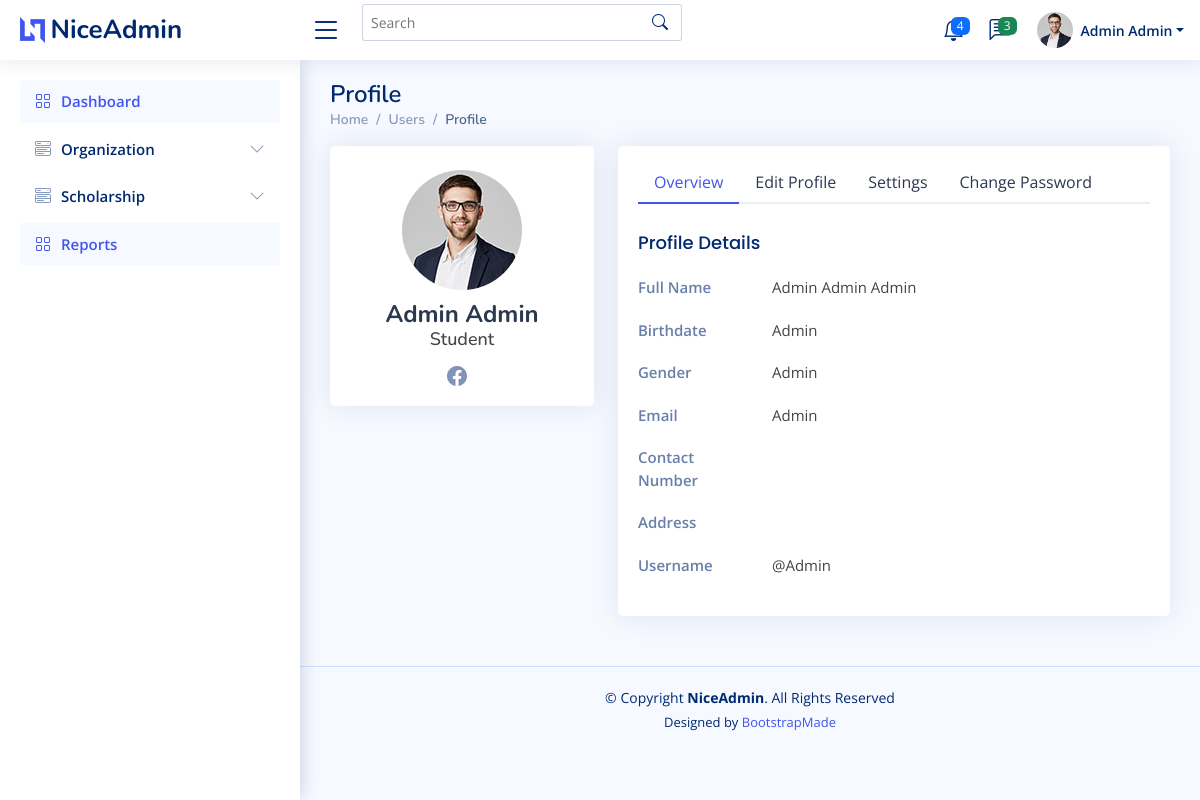
/users-profile.php (signed in), run on the app's committed database.
### tables this page shows
CREATE TABLE `tbl_users` (
  `userID` varchar(100) NOT NULL,
  `userinfoID` text NOT NULL,
  `userlvlID` int(11) NOT NULL,
  `status` int(11) NOT NULL
);

CREATE TABLE `tbl_userinformation` (
  `userinfoID` varchar(100) NOT NULL,
  `fname` text NOT NULL,
  `mname` text NOT NULL,
  `lname` text NOT NULL,
  `birthdate` text NOT NULL,
  `gender` text NOT NULL,
  `email` text NOT NULL,
  `contact` varchar(20) DEFAULT NULL,
  `address` varchar(100) DEFAULT NULL,
  `username` text NOT NULL,
  `password` text NOT NULL,
  `status` text NOT NULL
);

### users-profile.php (the view, shortened to what this page needs)
<?php
require 'conn.php';
$uid = $_SESSION['userID'];
$getdata = "SELECT * FROM `tbl_userinformation` INNER JOIN tbl_users ON tbl_userinformation.userinfoID = tbl_users.userinfoID WHERE tbl_users.userID = '$uid' ";
$getdataq = mysqli_query($conn, $getdata);
$rowdata = mysqli_fetch_array($getdataq);
?>
<html lang="en">
<head>
  <link href="assets/vendor/bootstrap/css/bootstrap.min.css" rel="stylesheet">
  <link href="assets/vendor/bootstrap-icons/bootstrap-icons.css" rel="stylesheet">
  <link href="assets/vendor/boxicons/css/boxicons.min.css" rel="stylesheet">
  <link href="assets/vendor/quill/quill.snow.css" rel="stylesheet">
  <link href="assets/vendor/quill/quill.bubble.css" rel="stylesheet">
  <link href="assets/vendor/remixicon/remixicon.css" rel="stylesheet">
  <link href="assets/vendor/simple-datatables/style.css" rel="stylesheet">
  <link href="assets/css/style.css" rel="stylesheet">
</head>
<body>
  <header id="header" class="header fixed-top d-flex align-items-center">
    <div class="d-flex align-items-center justify-content-between">
      <a href="index.html" class="logo d-flex align-items-center">
        <img src="assets/img/logo.png" alt="">
        <span class="d-none d-lg-block">NiceAdmin</span>
      </a>
      <i class="bi bi-list toggle-sidebar-btn"></i>
    </div>
    <div class="search-bar">
      <form class="search-form d-flex align-items-center" method="POST" action="#">
        <input type="text" name="query" placeholder="Search" title="Enter search keyword">
        <button type="submit" title="Search"><i class="bi bi-search"></i></button>
      </form>
    </div>
    <nav class="header-nav ms-auto">
      <ul class="d-flex align-items-center">
        <li class="nav-item dropdown">
          <a class="nav-link nav-icon" href="#" data-bs-toggle="dropdown">
            <span class="badge bg-primary badge-number">4</span>
          </a>
        </li>
        <li class="nav-item dropdown">
          <a class="nav-link nav-icon" href="#" data-bs-toggle="dropdown">
            <span class="badge bg-success badge-number">3</span>
          </a>
        </li>
        <li class="nav-item dropdown pe-3">
        <a class="nav-link nav-profile d-flex align-items-center pe-0" href="#" data-bs-toggle="dropdown">
            <img src="assets/img/profile-img.jpg" alt="Profile" class="rounded-circle">
            <span class="d-none d-md-block dropdown-toggle ps-2"><?php echo ucfirst($rowdata['fname']." ".$rowdata['lname']) ?></span>
          </a>
        </li>
      </ul>
    </nav>
  </header>
  <aside id="sidebar" class="sidebar">
    <ul class="sidebar-nav" id="sidebar-nav">
      <li class="nav-item">
        <a class="nav-link collapsed" href="index.html">
          <span>Dashboard</span>
        </a>
      </li>
      <?php
    if($_SESSION['userlvlID'] == "3"){
        include('include/sidebar.php');
    }else if($_SESSION['userlvlID'] == "1"){
        include('include/sidebar-admin.php');
    }
  ?>
      <li class="nav-item">
        <a class="nav-link collapsed" data-bs-target="#forms-nav" data-bs-toggle="collapse" href="#">
          <i class="bi bi-journal-text"></i><span>Forms</span><i class="bi bi-chevron-down ms-auto"></i>
        </a>
      </li>
      <li class="nav-item">
        <a class="nav-link collapsed" data-bs-target="#tables-nav" data-bs-toggle="collapse" href="#">
          <i class="bi bi-layout-text-window-reverse"></i><span>Tables</span><i class="bi bi-chevron-down ms-auto"></i>
        </a>
      </li>
      <li class="nav-item">
        <a class="nav-link collapsed" data-bs-target="#charts-nav" data-bs-toggle="collapse" href="#">
          <i class="bi bi-bar-chart"></i><span>Charts</span><i class="bi bi-chevron-down ms-auto"></i>
        </a>
      </li>
      <li class="nav-item">
        <a class="nav-link collapsed" data-bs-target="#icons-nav" data-bs-toggle="collapse" href="#">
          <i class="bi bi-gem"></i><span>Icons</span><i class="bi bi-chevron-down ms-auto"></i>
        </a>
      </li>
      <li class="nav-heading">Pages</li>
      <li class="nav-item">
        <a class="nav-link " href="users-profile.html">
          <span>Profile</span>
        </a>
      </li>
      <li class="nav-item">
        <a class="nav-link collapsed" href="pages-faq.html">
          <span>F.A.Q</span>
        </a>
      </li>
      <li class="nav-item">
        <a class="nav-link collapsed" href="pages-contact.html">
          <span>Contact</span>
        </a>
      </li>
      <li class="nav-item">
        <a class="nav-link collapsed" href="pages-register.html">
          <span>Register</span>
        </a>
      </li>
      <li class="nav-item">
        <a class="nav-link collapsed" href="pages-login.html">
          <span>Login</span>
        </a>
      </li>
      <li class="nav-item">
        <a class="nav-link collapsed" href="pages-error-404.html">
          <span>Error 404</span>
        </a>
      </li>
      <li class="nav-item">
        <a class="nav-link collapsed" href="pages-blank.html">
          <span>Blank</span>
        </a>
      </li>
    </ul>
  </aside>
  <main id="main" class="main">
    <div class="pagetitle">
      <h1>Profile</h1>
      <nav>
        <ol class="breadcrumb">
          <li class="breadcrumb-item"><a href="index.html">Home</a></li>
          <li class="breadcrumb-item">Users</li>
          <li class="breadcrumb-item active">Profile</li>
        </ol>
      </nav>
    </div>
    <section class="section profile">
      <div class="row">
        <div class="col-xl-4">
          <div class="card">
            <div class="card-body profile-card pt-4 d-flex flex-column align-items-center">
              <img src="assets/img/profile-img.jpg" alt="Profile" class="rounded-circle">
              <h2><?php echo ucfirst($rowdata['fname']." ".$rowdata['lname']) ?></h2>
              <h3>Student</h3>
              <div class="social-links mt-2">
                <a href="#" class="facebook"><i class="bi bi-facebook"></i></a>
              </div>
            </div>
          </div>
        </div>
        <div class="col-xl-8">
          <div class="card">
            <div class="card-body pt-3">
              <ul class="nav nav-tabs nav-tabs-bordered">
                <li class="nav-item">
                  <button class="nav-link active" data-bs-toggle="tab" data-bs-target="#profile-overview">Overview</button>
                </li>
                <li class="nav-item">
                  <button class="nav-link" data-bs-toggle="tab" data-bs-target="#profile-edit">Edit Profile</button>
                </li>
                <li class="nav-item">
                  <button class="nav-link" data-bs-toggle="tab" data-bs-target="#profile-settings">Settings</button>
                </li>
                <li class="nav-item">
                  <button class="nav-link" data-bs-toggle="tab" data-bs-target="#profile-change-password">Change Password</button>
                </li>
              </ul>
              <div class="tab-content pt-2">
                <div class="tab-pane fade show active profile-overview" id="profile-overview">
                  <h5 class="card-title">Profile Details</h5>
                  <div class="row">
                    <div class="col-lg-3 col-md-4 label ">Full Name</div>
                    <div class="col-lg-9 col-md-8"><?php echo ucfirst($rowdata['fname']." ".$rowdata['mname']." ".$rowdata['lname']) ?></div>
                  </div>
                  <div class="row">
                    <div class="col-lg-3 col-md-4 label">Birthdate</div>
                    <div class="col-lg-9 col-md-8"><?php echo ucfirst($rowdata['birthdate']) ?></div>
                  </div>
                  <div class="row">
                    <div class="col-lg-3 col-md-4 label">Gender</div>
                    <div class="col-lg-9 col-md-8"><?php echo ucfirst($rowdata['gender']) ?></div>
                  </div>
                  <div class="row">
                    <div class="col-lg-3 col-md-4 label">Email</div>
                    <div class="col-lg-9 col-md-8"><?php echo $rowdata['email'] ?></div>
                  </div>
                  <div class="row">
                    <div class="col-lg-3 col-md-4 label">Contact Number</div>
                    <div class="col-lg-9 col-md-8"><?php echo ($rowdata['contact']) ?></div>
                  </div>
                  <div class="row">
                    <div class="col-lg-3 col-md-4 label">Address</div>
                    <div class="col-lg-9 col-md-8"><?php echo ucfirst($rowdata['address']) ?></div>
                  </div>
                  <div class="row">
                    <div class="col-lg-3 col-md-4 label">Username</div>
                    <div class="col-lg-9 col-md-8"><?php echo ucfirst("@".$rowdata['username']) ?></div>
                  </div>
                </div>
              </div>
            </div>
          </div>
        </div>
      </div>
    </section>
  </main>
  <footer id="footer" class="footer">
    <div class="copyright">
      &copy; Copyright <strong><span>NiceAdmin</span></strong>. All Rights Reserved
    </div>
    <div class="credits">
      Designed by <a href="https://bootstrapmade.com/">BootstrapMade</a>
    </div>
  </footer>
</body>
</html>

### assets/css/style.css (style rules this page uses)
:root { scroll-behavior: smooth; }
body { font-family: "Open Sans", sans-serif; background: #f6f9ff; color: #444444; }
a { color: #4154f1; text-decoration: none; }
h1, h2, h3, h4, h5, h6 { font-family: "Nunito", sans-serif; }
#main { margin-top: 60px; padding: 20px 30px; transition: all 0.3s; }
.pagetitle { margin-bottom: 10px; }
.pagetitle h1 { font-size: 24px; margin-bottom: 0; font-weight: 600; color: #012970; }
.card { margin-bottom: 30px; border: none; border-radius: 5px; box-shadow: 0px 0 30px rgba(1, 41, 112, 0.1); }
.card-title { padding: 20px 0 15px 0; font-size: 18px; font-weight: 500; color: #012970; font-family: "Poppins", sans-serif; }
.card-body { padding: 0 20px 20px 20px; }
.breadcrumb { font-size: 14px; font-family: "Nunito", sans-serif; color: #899bbd; font-weight: 600; }
.breadcrumb a { color: #899bbd; transition: 0.3s; }
.breadcrumb .breadcrumb-item::before { color: #899bbd; }
.breadcrumb .active { color: #51678f; font-weight: 600; }
.nav-tabs-bordered { border-bottom: 2px solid #ebeef4; }
.nav-tabs-bordered .nav-link { margin-bottom: -2px; border: none; color: #2c384e; }
.nav-tabs-bordered .nav-link.active { background-color: #fff; color: #4154f1; border-bottom: 2px solid #4154f1; }
.logo { line-height: 1; }
@media (min-width: 1200px) { .logo { width: 280px; } }
.logo img { max-height: 26px; margin-right: 6px; }
.logo span { font-size: 26px; font-weight: 700; color: #012970; font-family: "Nunito", sans-serif; }
.header { transition: all 0.5s; z-index: 997; height: 60px; box-shadow: 0px 2px 20px rgba(1, 41, 112, 0.1); background-color: #fff; padding-left: 20px; }
.header .toggle-sidebar-btn { font-size: 32px; padding-left: 10px; cursor: pointer; color: #012970; }
.header .search-bar { min-width: 360px; padding: 0 20px; }
.header .search-form { width: 100%; }
.header .search-form input { border: 0; font-size: 14px; color: #012970; border: 1px solid rgba(1, 41, 112, 0.2); padding: 7px 38px 7px 8px; border-radius: 3px; transition: 0.3s; width: 100%; }
.header .search-form button { border: 0; padding: 0; margin-left: -30px; background: none; }
.header .search-form button i { color: #012970; }
.header-nav ul { list-style: none; }
.header-nav>ul { margin: 0; padding: 0; }
.header-nav .nav-icon { font-size: 22px; color: #012970; margin-right: 25px; position: relative; }
.header-nav .nav-profile { color: #012970; }
.header-nav .nav-profile img { max-height: 36px; }
.header-nav .nav-profile span { font-size: 14px; font-weight: 600; }
.header-nav .badge-number { position: absolute; inset: -2px -5px auto auto; font-weight: normal; font-size: 12px; padding: 3px 6px; }
.sidebar { position: fixed; top: 60px; left: 0; bottom: 0; width: 300px; z-index: 996; transition: all 0.3s; padding: 20px; overflow-y: auto; scrollbar-width: thin; scrollbar-color: #aab7cf transparent; box-shadow: 0px 0px 20px rgba(1, 41, 112, 0.1); background-color: #fff; }
@media (min-width: 1200px) { #main, #footer { margin-left: 300px; } }
.sidebar-nav { padding: 0; margin: 0; list-style: none; }
.sidebar-nav li { padding: 0; margin: 0; list-style: none; }
.sidebar-nav .nav-item { margin-bottom: 5px; }
.sidebar-nav .nav-heading { font-size: 11px; text-transform: uppercase; color: #899bbd; font-weight: 600; margin: 10px 0 5px 15px; }
.sidebar-nav .nav-link { display: flex; align-items: center; font-size: 15px; font-weight: 600; color: #4154f1; transition: 0.3; background: #f6f9ff; padding: 10px 15px; border-radius: 4px; }
.sidebar-nav .nav-link.collapsed { color: #012970; background: #fff; }
.profile .profile-card img { max-width: 120px; }
.profile .profile-card h2 { font-size: 24px; font-weight: 700; color: #2c384e; margin: 10px 0 0 0; }
.profile .profile-card h3 { font-size: 18px; }
.profile .profile-card .social-links a { font-size: 20px; display: inline-block; color: rgba(1, 41, 112, 0.5); line-height: 0; margin-right: 10px; transition: 0.3s; }
.profile .profile-overview .row { margin-bottom: 20px; font-size: 15px; }
.profile .profile-overview .card-title { color: #012970; }
.profile .profile-overview .label { font-weight: 600; color: rgba(1, 41, 112, 0.6); }
.footer { padding: 20px 0; font-size: 14px; transition: all 0.3s; border-top: 1px solid #cddfff; }
.footer .copyright { text-align: center; color: #012970; }
.footer .credits { padding-top: 5px; text-align: center; font-size: 13px; color: #012970; }

### data on the page
tbl_users: userinfoID.lname "Admin Admin", userinfoID.lname "Admin Admin Admin", userinfoID.birthdate "Admin", userinfoID.gender "Admin", userinfoID.email "Admin", userinfoID.username "@Admin"
